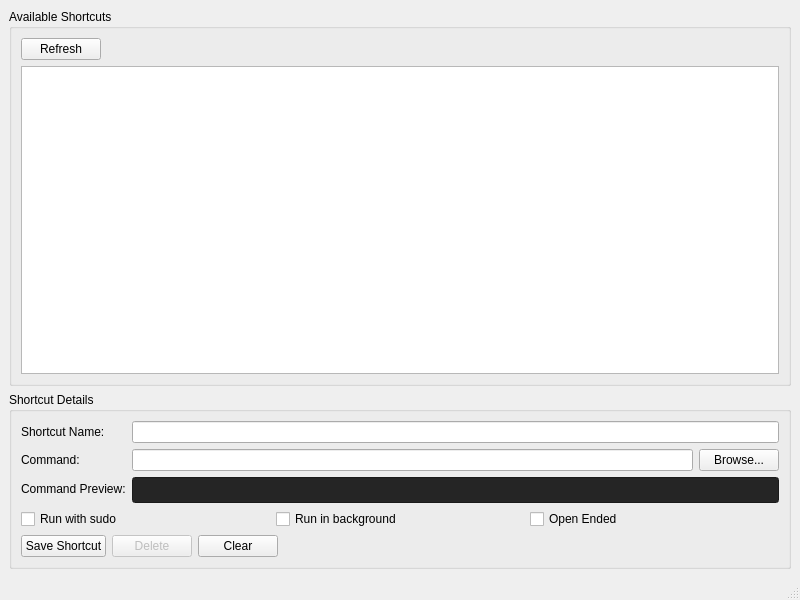
<?xml version="1.0" encoding="UTF-8"?>
<ui version="4.0">
 <class>MainWindow</class>
 <widget class="QMainWindow" name="MainWindow">
  <property name="geometry">
   <rect>
    <x>0</x>
    <y>0</y>
    <width>800</width>
    <height>600</height>
   </rect>
  </property>
  <property name="windowTitle">
   <string>Shortcut Manager</string>
  </property>
  <widget class="QWidget" name="centralwidget">
   <layout class="QVBoxLayout" name="verticalLayout">
    <item>
     <widget class="QGroupBox" name="groupBox">
      <property name="title">
       <string>Available Shortcuts</string>
      </property>
      <layout class="QVBoxLayout" name="verticalLayout_2">
       <item>
        <layout class="QHBoxLayout" name="horizontalLayout_2">
         <item>
          <widget class="QPushButton" name="refreshButton">
           <property name="toolTip">
            <string>Refresh list</string>
           </property>
           <property name="text">
            <string>Refresh</string>
           </property>
          </widget>
         </item>
         <item>
          <spacer name="horizontalSpacer">
           <property name="orientation">
            <enum>Qt::Horizontal</enum>
           </property>
           <property name="sizeHint" stdset="0">
            <size>
             <width>40</width>
             <height>20</height>
            </size>
           </property>
          </spacer>
         </item>
        </layout>
       </item>
       <item>
        <widget class="QListWidget" name="shortcutList">
         <property name="minimumSize">
          <size>
           <width>0</width>
           <height>150</height>
          </size>
         </property>
        </widget>
       </item>
      </layout>
     </widget>
    </item>
    <item>
     <widget class="QGroupBox" name="groupBox_2">
      <property name="title">
       <string>Shortcut Details</string>
      </property>
      <layout class="QVBoxLayout" name="verticalLayout_3">
       <item>
        <layout class="QFormLayout" name="formLayout">
         <item row="0" column="0">
          <widget class="QLabel" name="label">
           <property name="text">
            <string>Shortcut Name:</string>
           </property>
          </widget>
         </item>
         <item row="0" column="1">
          <widget class="QLineEdit" name="nameEdit"/>
         </item>
         <item row="1" column="0">
          <widget class="QLabel" name="label_2">
           <property name="text">
            <string>Command:</string>
           </property>
          </widget>
         </item>
         <item row="1" column="1">
          <layout class="QHBoxLayout" name="horizontalLayout">
           <item>
            <widget class="QLineEdit" name="commandEdit"/>
           </item>
           <item>
            <widget class="QPushButton" name="browseButton">
             <property name="text">
              <string>Browse...</string>
             </property>
            </widget>
           </item>
          </layout>
         </item>
         <item row="2" column="0">
          <widget class="QLabel">
           <property name="text">
            <string>Command Preview:</string>
           </property>
          </widget>
         </item>
         <item row="2" column="1">
          <widget class="QLineEdit" name="previewEdit">
           <property name="readOnly">
            <bool>true</bool>
           </property>
           <property name="styleSheet">
            <string notr="true">background-color: #252525; color: #a0a0a0; font-style: italic; padding: 4px;</string>
           </property>
          </widget>
         </item>
        </layout>
       </item>
       <item>
        <layout class="QHBoxLayout" name="horizontalLayout_3">
         <item>
          <widget class="QCheckBox" name="sudoCheckBox">
           <property name="text">
            <string>Run with sudo</string>
           </property>
           <property name="toolTip">
            <string>Run the command with administrative privileges</string>
           </property>
          </widget>
         </item>
         <item>
          <widget class="QCheckBox" name="backgroundCheckBox">
           <property name="text">
            <string>Run in background</string>
           </property>
           <property name="toolTip">
            <string>Run the command in the background (adds 'nohup' and '&amp;')</string>
           </property>
          </widget>
         </item>
         <item>
          <widget class="QCheckBox" name="openEndedCheckBox">
           <property name="text">
            <string>Open Ended</string>
           </property>
           <property name="toolTip">
            <string>Allow additional arguments to be passed to the command (adds '$@')</string>
           </property>
          </widget>
         </item>
        </layout>
       </item>
       <item>
        <layout class="QHBoxLayout" name="horizontalLayout_4">
         <item>
          <widget class="QPushButton" name="saveButton">
           <property name="text">
            <string>Save Shortcut</string>
           </property>
          </widget>
         </item>
         <item>
          <widget class="QPushButton" name="deleteButton">
           <property name="enabled">
            <bool>false</bool>
           </property>
           <property name="text">
            <string>Delete</string>
           </property>
          </widget>
         </item>
         <item>
          <widget class="QPushButton" name="clearButton">
           <property name="text">
            <string>Clear</string>
           </property>
          </widget>
         </item>
         <item>
          <spacer name="horizontalSpacer_2">
           <property name="orientation">
            <enum>Qt::Horizontal</enum>
           </property>
           <property name="sizeHint" stdset="0">
            <size>
             <width>40</width>
             <height>20</height>
            </size>
           </property>
          </spacer>
         </item>
        </layout>
       </item>
      </layout>
     </widget>
    </item>
   </layout>
  </widget>
  <widget class="QStatusBar" name="statusbar"/>
 </widget>
 <resources/>
 <connections/>
</ui>
